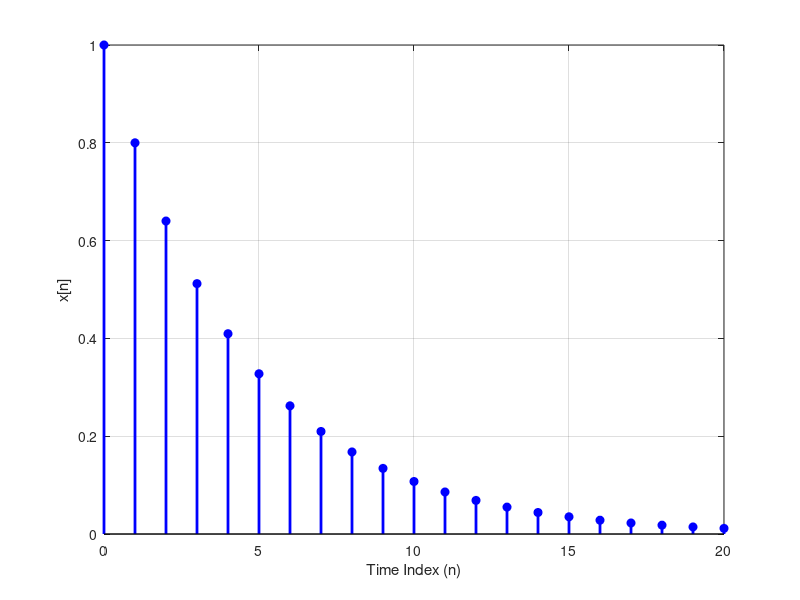

Write MATLAB code to recreate this figure.
%sampling theory in signals and systems

clc;
clear;
n = 0:20;
 
x = 0.8.^n;
 
 stem(n,x,'filled','b','LineWidth',2)
 
 grid
 
 xlabel('Time Index (n)')
 
 ylabel('x[n]')